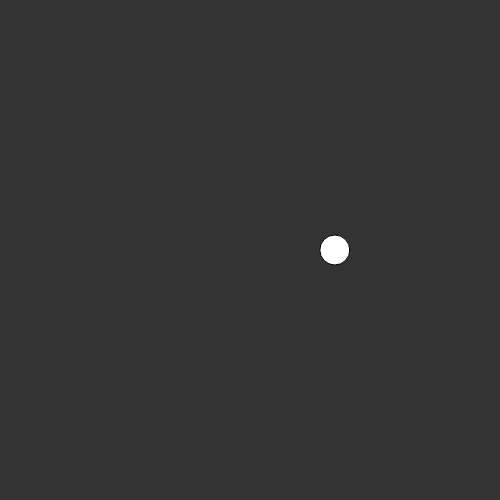
Frame 1 (no input)
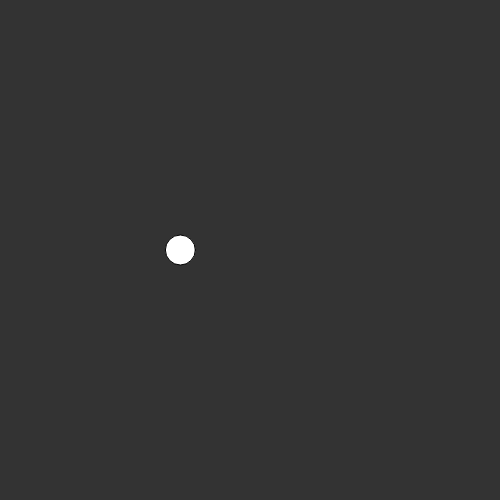
Frame 60 (no input)
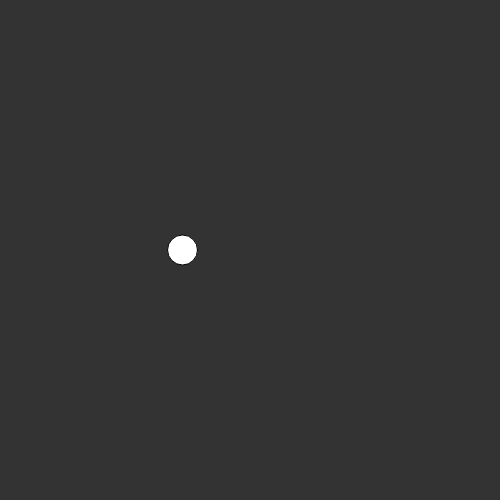
Frame 120 (the mouse pressed at the canvas centre since frame 60)

The p5.js sketch that drew these frames (run headless with seeded random() and noise() and a simulated clock; from frame 60 on, the mouse is pressed at the canvas centre):

// p5.js sketch
// ── sketch.js
var xoff = 0;
var incr = 0.01;

function setup() {
    createCanvas(500, 500);
}
  
function draw() {
    background(51)

    var x = map(noise(xoff), 0, 1, 0, width);

    ellipse(x, 250, 30, 30);    

    xoff += incr;
}
